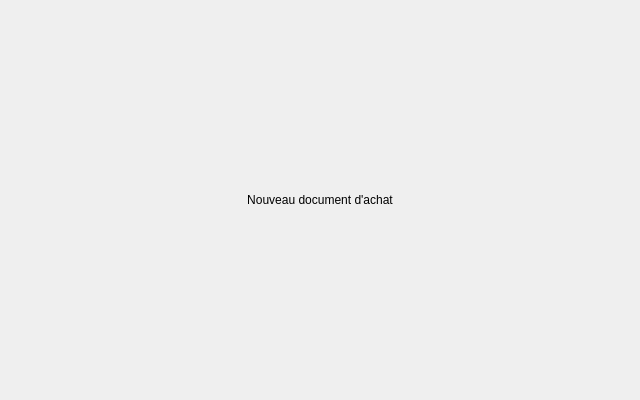
<?xml version="1.0" encoding="UTF-8"?>
<ui version="4.0">
 <class>Form</class>
 <widget class="QWidget" name="Form">
  <property name="styleSheet">
   <string notr="true">/* ==== AUTO-SYNCED QSS START (managed by theme/sync_qss.py) ==== */
/* ===================================================================== *
 * AZENZ - Global base style sheet                                       *
 * Single source of truth for all windows.                               *
 * Class-based for QFrame/QLabel; element-level for shared controls.     *
 * ===================================================================== */

#Background {
    background-color: #F8F9FB;
}

/* ===================================================================== *
 * Labels - class based (no global QLabel rule)                          *
 * ===================================================================== */
QLabel[class="label"] {
    color: #333333;
    border: none;
    background-color: transparent;
    font-family: "Inter", "Tajawal";
    font-size: 13px;
    font-weight: 500;
}

QLabel[class="field-label"] {
    color: #434655;
    background: transparent;
    border: none;
    font-family: "Inter", "Tajawal";
    font-size: 11px;
    font-weight: 600;
    text-transform: uppercase;
}

QLabel[class="title"] {
    color: #191c1e;
    background: transparent;
    border: none;
    font-family: "Inter", "Tajawal";
    font-size: 28px;
    font-weight: 700;
}

QLabel[class="subtitle"] {
    color: #6b7280;
    background: transparent;
    border: none;
    font-family: "Inter", "Tajawal";
    font-size: 14px;
    font-weight: 400;
}

QLabel[class="label-muted"] {
    color: rgb(154, 153, 150);
    background: transparent;
    border: none;
    font-family: "Inter", "Tajawal";
    font-size: 12px;
    font-weight: 400;
}

QLabel[class="section-title"] {
    color: #191c1e;
    background: transparent;
    border: none;
    font-family: "Inter", "Tajawal";
    font-size: 18px;
    font-weight: 600;
}

QLabel[class="separator"] {
    background-color: rgba(195, 197, 216, 0.5);
    border: none;
    height: 1px;
}

QLabel[class="separator-dashed"] {
    background-color: transparent;
    border-top: 1px dashed #d9dde7;
    min-height: 1px;
    max-height: 1px;
}

/* QLineEdit has Icon */
QLineEdit[class="icon-lineedit"] {
    background-color: #ffffff;
    border: 2px solid #e0e0e0;
    border-radius: 6px;
    padding: 6px;
    color: #333333;
    
    selection-background-color: #0051df; 
    selection-color: #ffffff;
}

QLineEdit[class="icon-lineedit"]:hover {
    border: 2px solid #b3b3b3;
}

QLineEdit[class="icon-lineedit"]:focus {
    border: 2px solid #0051df;
    background-color: #fbfcff;
}

QLineEdit[class="icon-lineedit"]:disabled {
    background-color: #f5f5f5;
    color: #a0a0a0;
    border: 2px solid #e8e8e8;
}

QLineEdit[class="icon-lineedit"][readOnly="true"] {
    background-color: #fafafa;
    color: #666666;
    border: 2px dashed #cccccc;
}

/* QLineEdit */
QLineEdit {
    background-color: #ffffff;
    border: 2px solid #e0e0e0;
    border-radius: 6px;
    padding: 6px 12px;
    font-size: 13px;
    font-weight: 500;
    font-family: "Inter";
    color: #333333;
    
    selection-background-color: #0051df; 
    selection-color: #ffffff;
}

QLineEdit:hover {
    border: 2px solid #b3b3b3;
}

QLineEdit:focus {
    border: 2px solid #0051df;
    background-color: #fbfcff;
}

QLineEdit:disabled {
    background-color: #f5f5f5;
    color: #a0a0a0;
    border: 2px solid #e8e8e8;
}

QLineEdit[readOnly="true"] {
    background-color: #fafafa;
    color: #666666;
    border: 2px dashed #cccccc;
}


/* ===================================================================== *
 * QPushButton (login)                                                   *
 * ===================================================================== */
/* Primary QPushButton Style */
QPushButton[class="primary"] {
    background-color: #0051df;
    color: #ffffff;
    border: none;
    border-radius: 8px;
    padding: 10px 16px;
    font-size: 12px;
    font-weight: 500;
    font-family: "Inter", "Tajawal";
}

QPushButton[class="primary"]:hover {
    background-color: rgba(0, 81, 223, 230); 
}

QPushButton[class="primary"]:pressed {
    background-color: rgba(0, 81, 223, 204);
}

QPushButton[class="primary"]:focus {
    border: 2px solid #00174d;
}


/* Outlined QPushButton Style */
QPushButton[class="outlined"] {
    background-color: #ffffff;
    color: #434655;
    border: 1px solid #c3c5d8;
    border-radius: 8px;
    padding: 10px 16px;
    font-size: 12px;
    font-weight: 500;
    font-family: "Inter", "Tajawal";
}    

QPushButton[class="outlined"]:hover {
    background-color: #f3f4f6;
}    

QPushButton[class="outlined"]:pressed {
    background-color: #edeef0;
}    

QPushButton[class="outlined"]:focus {
    border: 2px solid rgba(0, 81, 223, 51);
}    


/* CardToolButton */
QToolButton[class="card-button"] {
    color: #000;
    padding: 15px;
    padding-top: 20px;
    background-color: #f8f9fa;
    border: 1px solid #eaebf0;
    border-radius: 12px;
}

QToolButton[class="card-button"]:hover {
    background-color: #f3f4f6;
    border: 1px solid hsl(218, 100%, 55%);
}

QToolButton[class="card-button"]:pressed {
    background-color: #e5e7eb;
}

/* SidebarToolButton */
QToolButton[class="sidebar-button"] {
    background-color: transparent;
    color: #4b5563;
    border: none;
    border-left: 4px solid transparent; 
    padding: 12px 16px;
    spacing: 18px;
    
    text-align: left;
    font-size: 15px;
    font-weight: 500;
    font-family: "Inter";
}    

QToolButton[class="sidebar-button"]:checked {
    background-color: #d0e1fb;
    color: #0051df;
    border-left: 4px solid #0051df; 
    border-top-right-radius: 8px;
    border-bottom-right-radius: 8px;
    border-top-left-radius: 0px;
    border-bottom-left-radius: 0px;
}    

QToolButton[class="sidebar-button"]:unchecked:hover {
    background-color: #f3f4f6;
    border-top-right-radius: 8px;
    border-bottom-right-radius: 8px;
}    


QToolButton[class="icon-button"] {
    background-color: transparent;
    border: none;
    border-radius: 21px;
    padding: 8px;
}    

QToolButton[class="icon-button"]:hover {
    background-color: #f3f4f6;
}    

QToolButton[class="icon-button"]:pressed {
    background-color: #e5e7eb;
}    


/* LoginErrorLabel */
QLabel#LoginErrorLabel {
    background-color: #f8d7da;
    border: 1px solid #c9302c;
    border-radius: 10px;
    padding: 10px;
    padding-left: 15px;
	color: #721c24;	
	image: url(:/icons/icons/warning.svg);
	image-position: left;
}    


/* ComboBox Box */
QComboBox {
    background-color: #ffffff;
    border: 2px solid #e0e0e0;
    border-radius: 6px;
    padding: 6px 12px;
    font-family: "Inter";
    font-size: 13px;
    font-weight: 500;
    color: #333333;
    min-width: 60px;
}

QComboBox:hover {
    border: 2px solid #b3b3b3;
}

QComboBox:focus {
    border: 2px solid #0051df;
    background-color: #fbfcff;
}

QComboBox::drop-down {
    border: 6px;
}

QComboBox QAbstractItemView {
    background-color: #ffffff;
    border: 1px solid #eaebf0;
    border-radius: 0px;
    box-shadow: none;
    padding: 4px;
    font-family: "Inter";
    font-size: 13px;
    font-weight: 500;
    color: #333333;
    
    selection-background-color: #0051df;
    selection-color: #ffffff;
}

QComboBox QAbstractItemView::item {
    padding: 8px 12px;
    border-radius: 4px;
    color: #4b5563;
    min-height: 24px;
}

QComboBox QAbstractItemView::item:hover {
    background-color: #f3f4f6;
    color: #0051df;
}

/* 4. The Arrow Icon itself */
QComboBox::down-arrow {
    image: url(:/icons/icons/down_arrow.svg);
}


/* LoginFrame */
QFrame#LoginFrame {
    background-color: #ffffff;
    border: 1px solid #babcca; 
    border-radius: 12px; 
}    

QMainWindow#LoginWindow {
    background-color: rgb(255, 255, 255);
    border-image: url(:/images/images/Corporate background.png) 0 0 0 0 stretch stretch;
    background-repeat: no-repeat;
}


/* ===================================================================== *
 * Frames - class based (no global QFrame rule)                          *
 * ===================================================================== */
QFrame[class="card"] {
    background-color: #ffffff;
    border: 2px solid #e2e3e8; /* Soft gray border */
    border-radius: 12px;
}

QFrame[class="header"] {
    background-color: #f8fafc;       /* Very light slate/blue-gray tint */
    border-top-left-radius: 8px;     /* Round only the top corners */
    border-top-right-radius: 8px;
    border-bottom-left-radius: 0px;
    border-bottom-right-radius: 0px;
    border-bottom: 1px solid #e2e8f0; /* Subtle bottom separator line */
}

QFrame[class="gframe"] {
    background-color: transparent;   /* Blends seamlessly into sidebar background */
    border: none;
    
    padding-left: 0px;              /* Indents child elements like modern web apps */
    margin-top: 2px;
    margin-bottom: 4px;
}

/* Bar Frames */
QFrame#SidebarFrame, QFrame#FootSidebarFrame {
	border-right: 1px solid #d0d0d0;
    background-color: #f7f7f7;
}

QFrame#FootSidebarFrame {
    border-top: 1px solid #d0d0d0;
}

QFrame#TopBarFrame {
    border-bottom: 1px solid #d0d0d0;
}


/* ===================================================================== *
 * Summary / stat cards - unified class based set                        *
 * ===================================================================== */
QFrame[class="summary-card"] {
    background-color: #ffffff;
    border: 1px solid #eaebf0;
    border-radius: 12px;
}

QFrame[class="summary-card-inner"] {
    background-color: #f8fafc;
    border: 1px solid #e1e4ea;
    border-radius: 8px;
}

QLabel[class="summary-title"] {
    color: #434655;
    background: transparent;
    border: none;
    font-family: "Inter", "Tajawal";
    font-size: 12px;
    font-weight: 600;
}

QLabel[class="summary-value"] {
    color: #111827;
    background: transparent;
    border: none;
    font-family: "Inter", "Tajawal";
    font-size: 24px;
    font-weight: 700;
}

QLabel[class="summary-value-primary"] {
    color: #0051df;
    background: transparent;
    border: none;
    font-family: "Inter", "Tajawal";
    font-size: 24px;
    font-weight: 700;
}

QLabel[class="summary-value-danger"] {
    color: #dc2626;
    background: transparent;
    border: none;
    font-family: "Inter", "Tajawal";
    font-size: 24px;
    font-weight: 700;
}

QLabel[class="summary-label"] {
    color: #1f2937;
    background: transparent;
    border: none;
    font-family: "Inter", "Tajawal";
    font-size: 17px;
    font-weight: 500;
}

QLabel[class="summary-total"] {
    color: #020617;
    background: transparent;
    border: none;
    font-family: "Inter", "Tajawal";
    font-size: 22px;
    font-weight: 800;
}

QLabel[class="summary-total-value"] {
    color: #0051df;
    background: transparent;
    border: none;
    font-family: "Inter", "Tajawal";
    font-size: 28px;
    font-weight: 800;
}


/* ===================================================================== *
 * Data tables                                                           *
 * ===================================================================== */
QTableWidget {
    background-color: #ffffff;
    border: 1px solid #eaebf0;
    border-radius: 8px;
    color: #333333;
    font-size: 13px;
    gridline-color: transparent; /* We will use item borders instead of harsh gridlines */
    outline: none;               /* Removes the dotted focus ring around selected cells */
}

QHeaderView::section:horizontal {
    background-color: #f8f9fa;   /* Light gray header background */
    color: #4b5563;              /* Muted text color */
    font-weight: 600;
    border: none;
    border-bottom: 1px solid #eaebf0; /* Separates header from data */
    padding: 8px 12px;
    alignment: left;
}

QHeaderView::section:vertical {
    background-color: #f8f9fa;
    color: #4b5563;
    border: none;
    border-right: 1px solid #eaebf0;
    padding: 4px;
}

QTableWidget::item {
    padding: 4px 12px;
    border-bottom: 1px solid #f3f4f6; /* Creates soft, horizontal row dividers */
}

QTableWidget::item:hover {
    background-color: #f8f9fa;
}

QTableWidget::item:selected {
    background-color: #eff4ff;   /* Very pale blue background */
    color: #0051df;              /* Your primary blue for text */
}

QTableCornerButton::section {
    background-color: #f8f9fa;
    border: none;
    border-bottom: 1px solid #eaebf0;
    border-right: 1px solid #eaebf0;
}


/* ===================================================================== *
 * Tool buttons                                                          *
 * ===================================================================== */
QToolButton[class="primary"] {
    background-color: #2563eb; /* Vibrant primary blue */
    color: #ffffff;            /* Pure white text */
    border: none;
    border-radius: 6px;
    padding: 8px 16px;
    font-size: 13px;
    font-weight: 600;          /* Slightly bolder font to stand out */
}

QToolButton[class="primary"]:hover {
    background-color: #1d4ed8; /* Slightly darker blue on hover for feedback */
}

QToolButton[class="primary"]:pressed {
    background-color: #1e40af; /* Deep blue when actively clicked */
}

QToolButton[class="primary"]:disabled {
    background-color: #93c5fd; /* Faded, washed-out blue */
    color: #f8fafc;            /* Slightly dimmed white text */
}

QToolButton[class="secondary"] {
    background-color: transparent; /* Soft gray background */
    color: #374151;            /* Dark slate gray text */
    border: none;
    border-radius: 6px;
    padding: 6px 14px;
    font-size: 13px;
    font-weight: 500;
}

QToolButton[class="secondary"]:hover {
    background-color: #e5e7eb; /* Slightly darker gray on hover */
    color: #111827;            /* Almost black text on hover */
}

QToolButton[class="secondary"]:pressed {
    background-color: #d1d5db; /* Noticeable press state */
}

QToolButton[class="secondary-danger"] {
    background-color: transparent; /* Ghost button by default */
    color: #4b5563;                /* Muted gray text */
    border: none;
    border-radius: 6px;
    padding: 6px 14px;
    font-size: 13px;
    font-weight: 500;
}

QToolButton[class="secondary-danger"]:hover {
    background-color: #fef2f2;     /* Faint warning red background */
    color: #dc2626;                /* Strong red text */
}

QToolButton[class="secondary-danger"]:pressed {
    background-color: #fee2e2;     /* Slightly deeper red background */
    color: #b91c1c;                /* Darker red text */
}


/* ===================================================================== *
 * Date / time edits                                                     *
 * ===================================================================== */
QDateEdit {
    background-color: #ffffff;
    border: 2px solid #e0e0e0;       /* Matches your QComboBox */
    border-radius: 6px;
    padding: 6px 12px;
    font-size: 14px;
    color: #333333;
    min-width: 110px;
}

QDateEdit:hover {
    border: 2px solid #b3b3b3;       /* Slightly darker on hover */
}

QDateEdit:focus {
    border: 2px solid #2563eb;       /* Primary blue border when typing */
    background-color: #fbfcff;       /* Very faint blue tint */
}

QDateEdit::drop-down {
    subcontrol-origin: padding;
    subcontrol-position: top right;
    width: 32px;
    border-left: none;               /* Seamless look */
    border-top-right-radius: 6px;
    border-bottom-right-radius: 6px;
}

QDateEdit::down-arrow {
    image: url(":/icons/icons/Gcalendar.svg"); /* Pro-tip: Use a calendar icon instead of an arrow */
    width: 16px;
    height: 16px;
}


/* ===================================================================== *
 * Sidebar group toggles + tabs                                          *
 * ===================================================================== */
QToolButton[class="sidebar-gbutton"] {
    background-color: #f3f4f6;       /* Soft light-gray background */
    color: #4b5563;                  /* Muted slate text color */
    border: none;
    border-radius: 6px;
    font-size: 13px;
    font-weight: 600;                /* Semi-bold for category titles */
    padding: 8px 14px;
    text-align: left;                /* Keeps icon and text left-aligned */
}

QToolButton[class="sidebar-gbutton"]:hover {
    background-color: #e5e7eb;       /* Darker gray feedback on hover */
    color: #111827;                  /* High contrast text on hover */
}

QToolButton[class="sidebar-gbutton"][expanded="true"] {
    background-color: #eff4ff;       /* Soft tint of your primary blue */
    color: #0051df;                  /* Text turns primary blue when open */
}

QTabWidget::pane {
    border: none;                     /* Removes the harsh default box */
    border-top: 1px solid #e2e8f0;    /* Creates the continuous horizontal line under the tabs */
    background: transparent;          /* Lets your main background color show through */
}

QTabBar::tab {
    background: transparent;
    color: #64748b;                   /* Muted slate-gray text */
    font-size: 13px;
    font-weight: 500;
    padding: 10px 25px;               /* Breathing room around the text */
    border-bottom: 2px solid transparent; /* Invisible border to reserve space */
    
    /* CRUCIAL TRICK: Pulls the tab down 1px so its bottom border 
       perfectly overlaps the pane's top border line */
    margin-bottom: -1px;              
}

QTabBar::tab:hover:!selected {
    color: #1e293b;                   /* Darkens the text */
    border-bottom: 2px solid #cbd5e1; /* Shows a subtle gray underline preview */
}

QTabBar::tab:selected {
    color: #2563eb;                   /* Your vibrant primary blue */
    border-bottom: 2px solid #2563eb; /* The thick blue active underline */
}

QTabBar:focus {
    outline: none;
}

Line {
	color: #e3e3e3;
}
/* ==== AUTO-SYNCED QSS END ==== */
</string>
  </property>
  <property name="geometry">
   <rect>
    <x>0</x>
    <y>0</y>
    <width>640</width>
    <height>400</height>
   </rect>
  </property>
  <property name="windowTitle">
   <string>Form</string>
  </property>
  <layout class="QVBoxLayout" name="verticalLayout">
   <item>
    <widget class="QLabel" name="TitleLabel">
     <property name="text">
      <string>Nouveau document d'achat</string>
     </property>
     <property name="alignment">
      <set>Qt::AlignCenter</set>
     </property>
    </widget>
   </item>
  </layout>
 </widget>
</ui>
